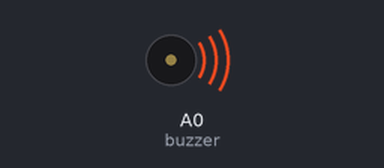
The sketch below on a simulated Arduino Uno, built with avr-gcc and run on an emulated ATmega328P. Parts: buzzer (waves = sounding).

Above: at 0.1 s.
Timing chart, 0 to 40.0 s (numbered marks = the images above):
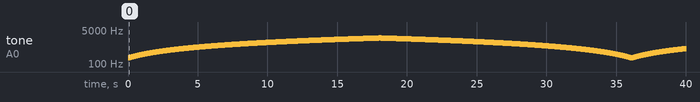

The sketch:

alarmSound.ino
```cpp
const int buzzer = A0;

void setup() {
  pinMode(buzzer, OUTPUT);
}

void loop() {
  //connect one pin of buzzer to ground and other to pin 2

  //makes annoying noise suitable as alarm sound
  for(int i=200; i<2000; i++) {
    tone(buzzer, i);
    delay(10);
  }

  for(int i=2000; i>200; i--) {
    tone(buzzer, i);
    delay(10);
  }
}
```

Measured:
- by itself, tone on A0 (buzzer): plays 200 Hz for 0.01 s, 201 Hz for 0.01 s, 202 Hz for 0.01 s, 203 Hz for 0.01 s, 204 Hz for 0.01 s, 205 Hz for 0.01 s … (3992 notes in this stretch)
